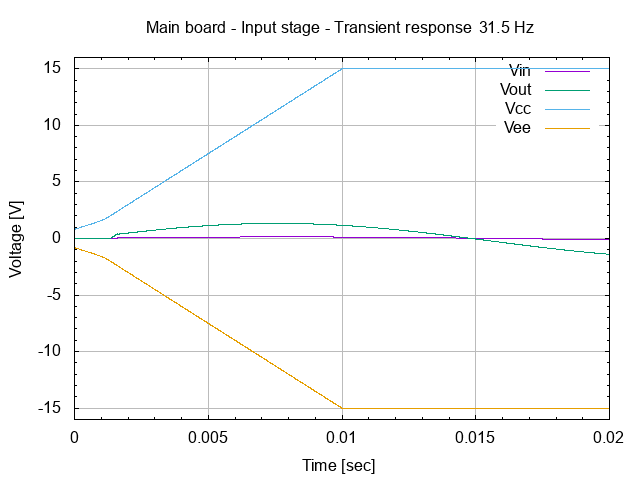

This figure's gnuplot source:
# setup terminal
set term png

# setup graph
set output "26.003.00.01.01.02.png"
set title "Main board - Input stage - Transient response @ 31.5 Hz"

# setup Y-axis
set yrange [-15:15]
set grid ytics lt 1 lw 1 lc rgb "#bbbbbb"
set mytics
set ylabel "Voltage [V]"

# setup X-axis
set grid xtics lt 1 lw 1 lc rgb "#bbbbbb"
set mxtics
set xrange [0:0.02]
set xlabel "Time [sec]"

# setup plot style
set style data lines
plot '26.003.00.01.01.dat' using 1:2 title "Vin", \
     '26.003.00.01.01.dat' using 1:3 title "Vout", \
     '26.003.00.01.01.dat' using 1:4 title "Vcc", \
     '26.003.00.01.01.dat' using 1:5 title "Vee"

# set output back to default
set output

# reset terminal type
set terminal pop
